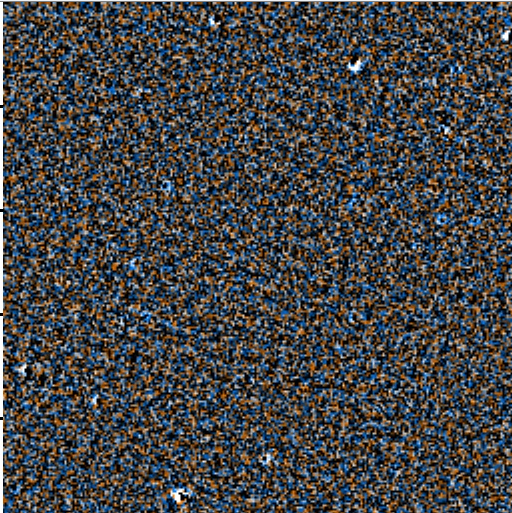
#> input picture Examples/image4.png, 512 x 513 px, found by its file name
$ python Orange.py
#> lines starting #> are read from the running program, lines starting #| are printed output that depends on the picture
### This script filters only the orange color from an RGB image
import numpy as np
import cv2

image = cv2.imread('image4.png')
#> image is the input picture: shape (513, 512, 3); mean B, G, R 70.7, 69.2, 68.7
hsv = cv2.cvtColor(image, cv2.COLOR_BGR2HSV)
#> hsv: shape (513, 512, 3); mean H, S, V 63, 137.2, 91.3

### Orange range threshold
lower = (0, 200, 50)
upper = (15, 255, 255)

mask = cv2.inRange(hsv, lower, upper)
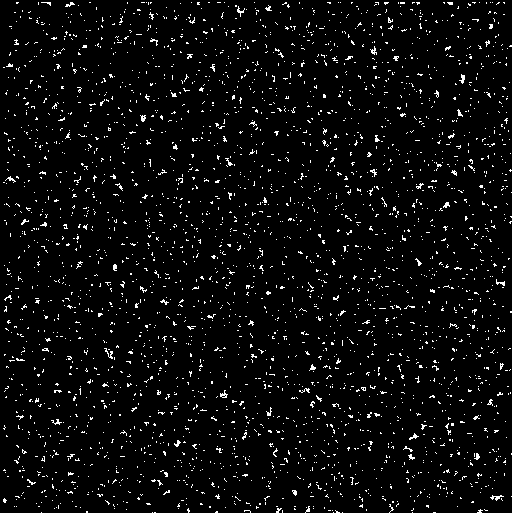
#> mask: shape (513, 512); 4.1% white in thin lines or dots
result = cv2.bitwise_and(image, image, mask=mask)
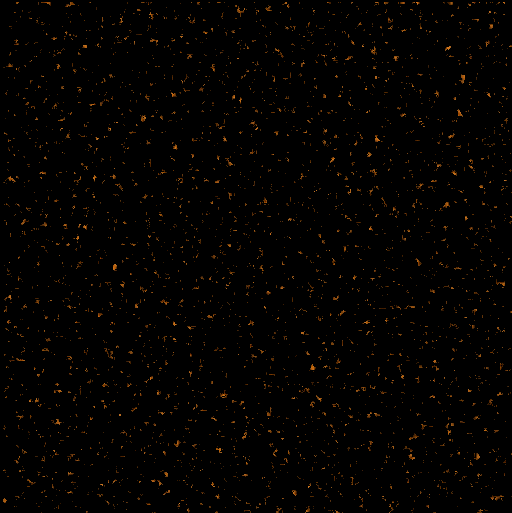
#> result: shape (513, 512, 3); mean B, G, R 0.5, 2.2, 4

while True:

    cv2.imshow('result', result)
    cv2.imwrite('orange.png', result)

    key = cv2.waitKey(1) & 0xFF
#> (key q is pressed here)
    if key == ord("q"):
        break

cv2.waitKey(0)
cv2.destroyAllWindows()

$ run again, with Examples/image1.png copied over Examples/image4.png
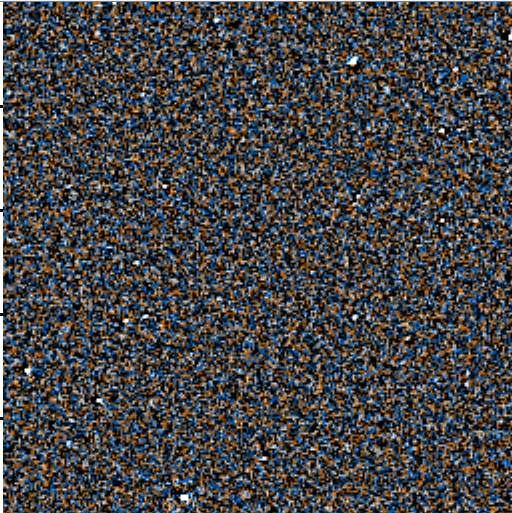
#> input picture Examples/image1.png, 512 x 513 px, found by its file name
#> image is the input picture: shape (513, 512, 3); mean B, G, R 70.5, 69.6, 69.7
#> hsv: shape (513, 512, 3); mean H, S, V 62.2, 136.4, 91.6
#> `mask = cv2.inRange(hsv, lower, upper)`:
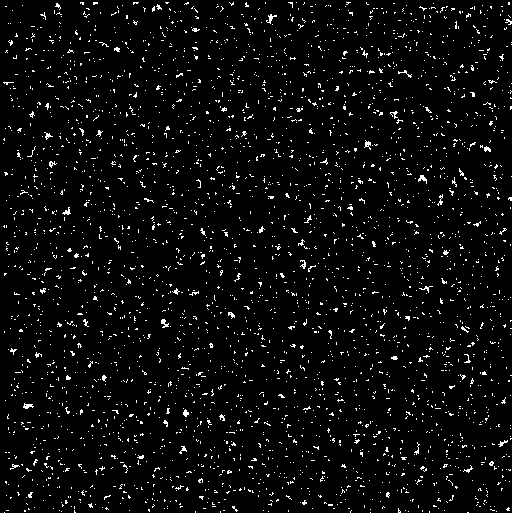
#> mask: shape (513, 512); 4.1% white in thin lines or dots
#> `result = cv2.bitwise_and(image, image, mask=mask)`:
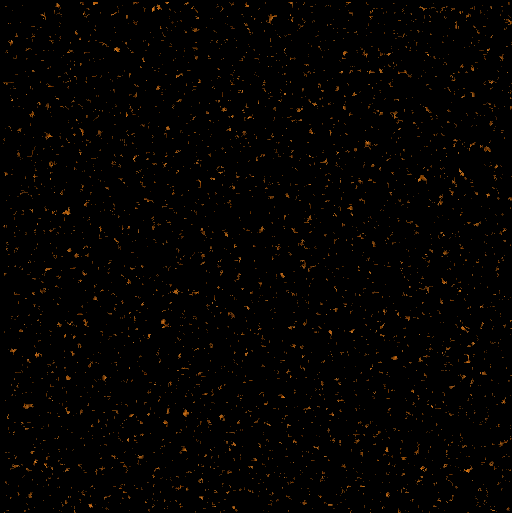
#> result: shape (513, 512, 3); mean B, G, R 0.5, 2.2, 4.1

$ run again, with Examples/image2.png copied over Examples/image4.png
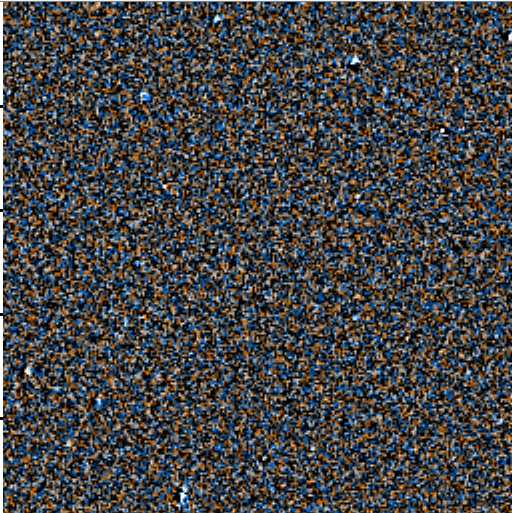
#> input picture Examples/image2.png, 512 x 513 px, found by its file name
#> image is the input picture: shape (513, 512, 3); mean B, G, R 70.6, 69.3, 69.1
#> hsv: shape (513, 512, 3); mean H, S, V 62.7, 137.2, 91.5
#> `mask = cv2.inRange(hsv, lower, upper)`:
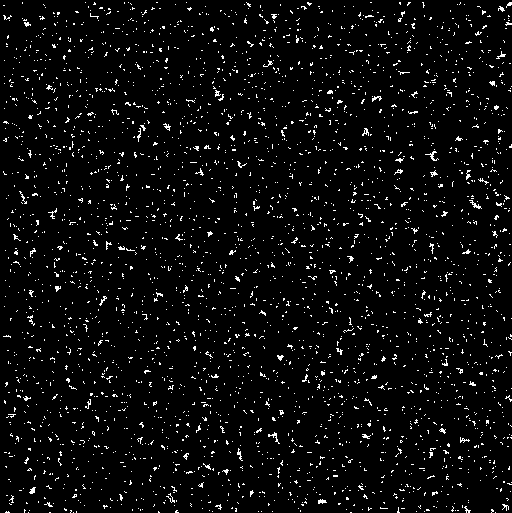
#> mask: shape (513, 512); 4.2% white in thin lines or dots
#> `result = cv2.bitwise_and(image, image, mask=mask)`:
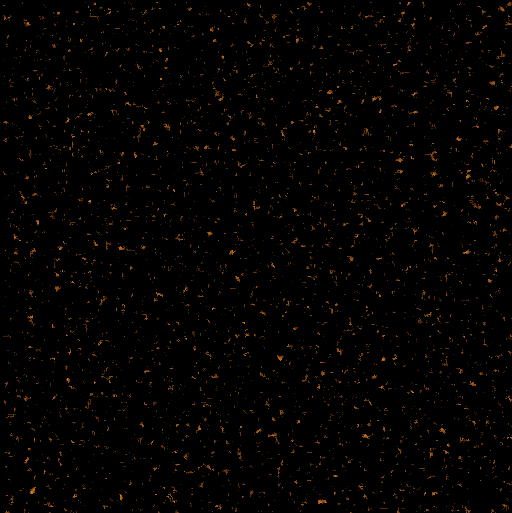
#> result: shape (513, 512, 3); mean B, G, R 0.5, 2.2, 4.1

$ run again, with Examples/image3.png copied over Examples/image4.png
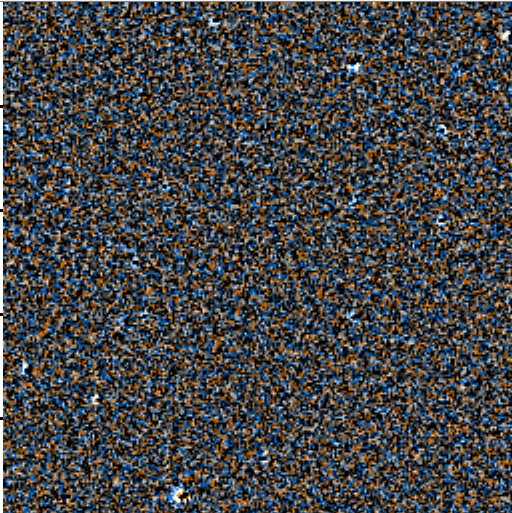
#> input picture Examples/image3.png, 512 x 513 px, found by its file name
#> image is the input picture: shape (513, 512, 3); mean B, G, R 71.2, 69.9, 69.5
#> hsv: shape (513, 512, 3); mean H, S, V 62.8, 137, 92.2
#> `mask = cv2.inRange(hsv, lower, upper)`:
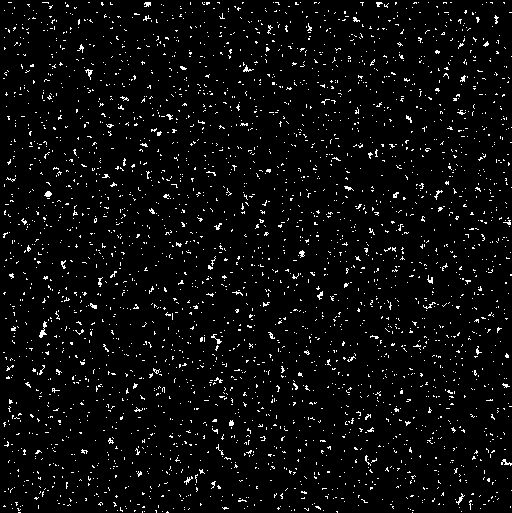
#> mask: shape (513, 512); 4.2% white in thin lines or dots
#> `result = cv2.bitwise_and(image, image, mask=mask)`:
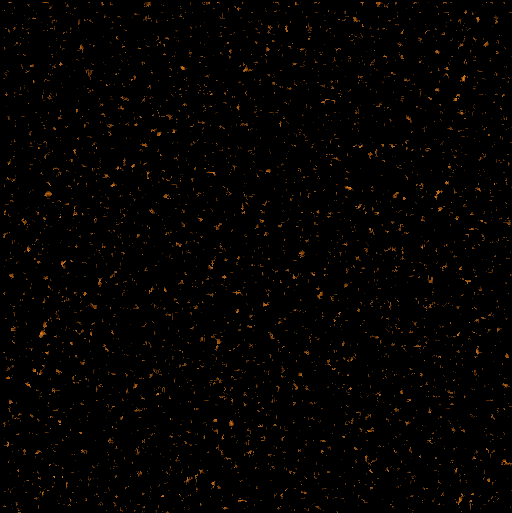
#> result: shape (513, 512, 3); mean B, G, R 0.5, 2.3, 4.2
